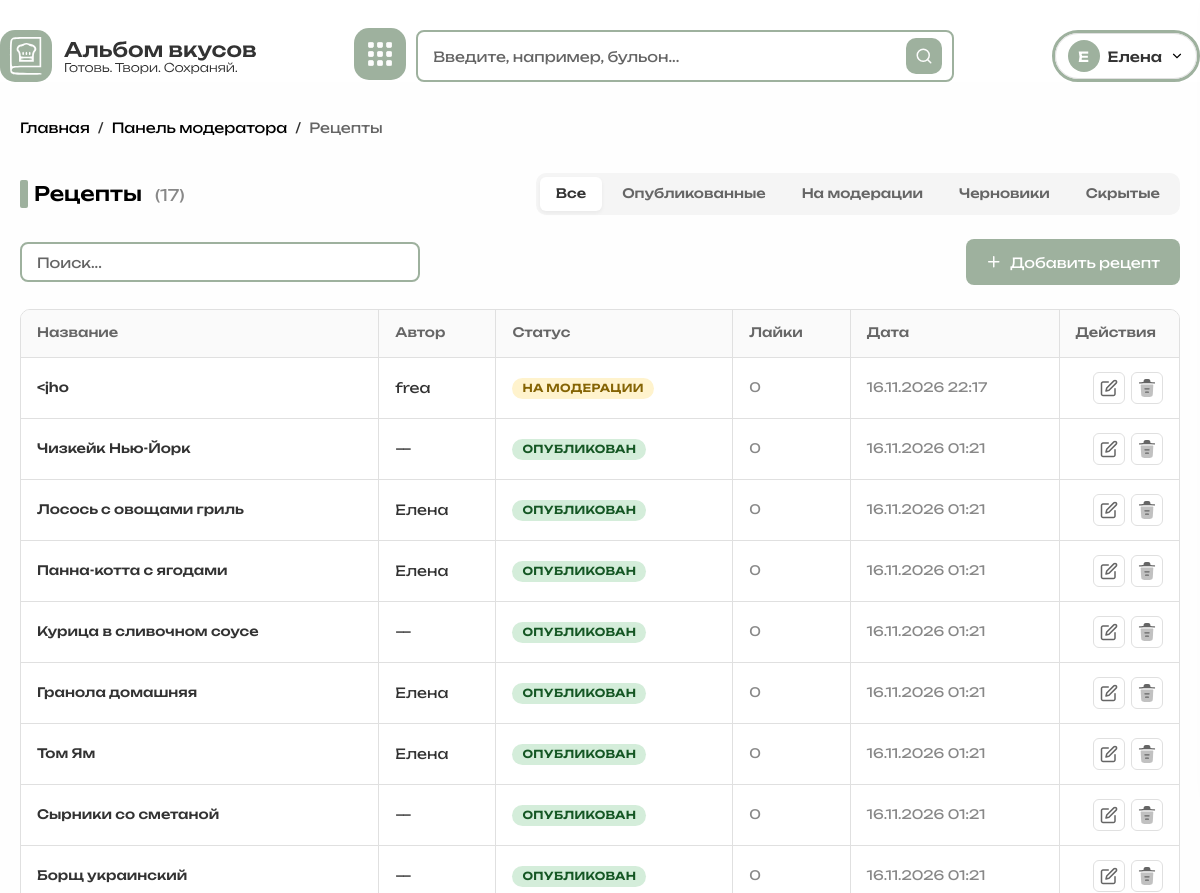
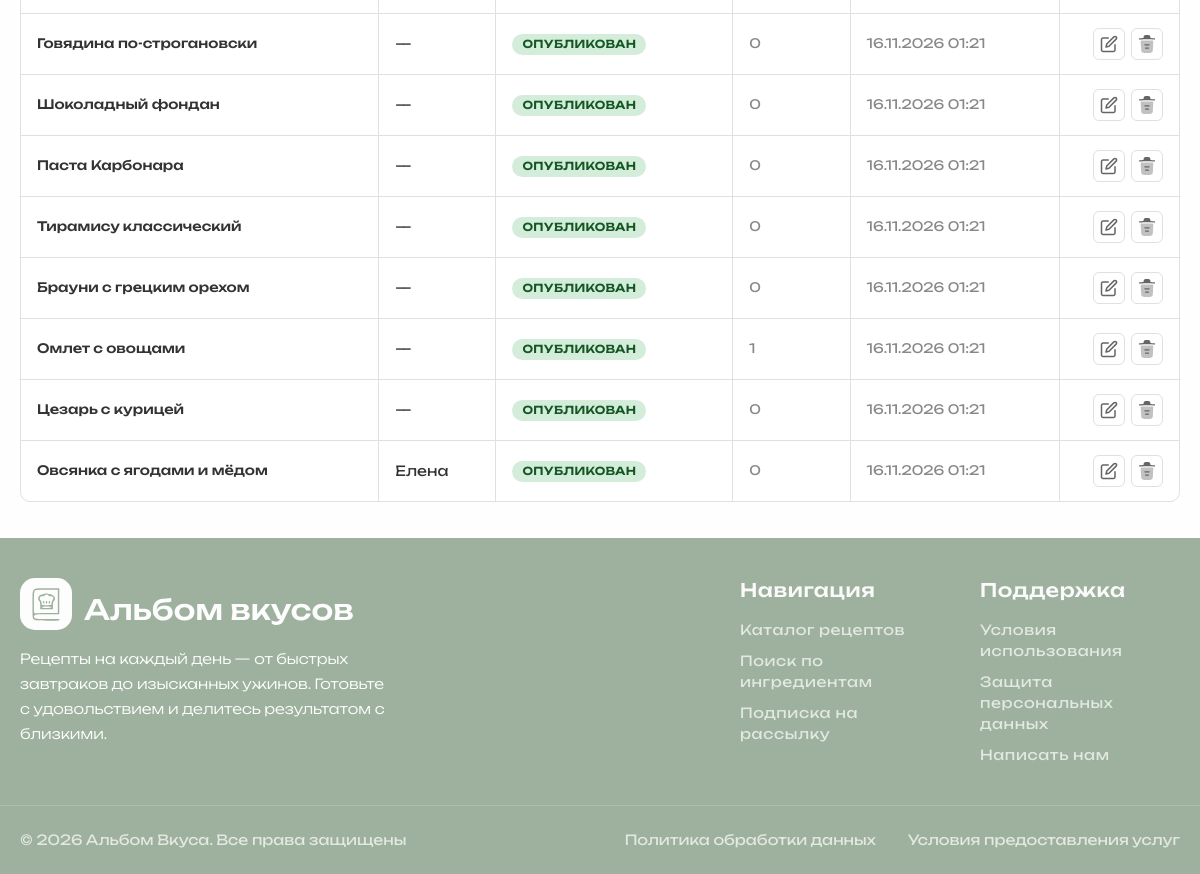
The app's page /?page=mod_list&entity=recipes (signed in) with its own data (2 pictures, top to bottom).
### tables this page shows
CREATE TABLE `users` (
  `id` char(36) NOT NULL DEFAULT (uuid()),
  `email` varchar(255) NOT NULL,
  `password_hash` varchar(255) NOT NULL,
  `username` varchar(50) NOT NULL,
  `avatar_url` text,
  `role` enum('user','admin','moderator') NOT NULL DEFAULT 'user',
  `created_at` datetime NOT NULL DEFAULT CURRENT_TIMESTAMP,
  `updated_at` datetime NOT NULL DEFAULT CURRENT_TIMESTAMP ON UPDATE CURRENT_TIMESTAMP
);

CREATE TABLE `recipes` (
  `id` char(36) NOT NULL DEFAULT (uuid()),
  `title` varchar(255) NOT NULL,
  `description` text,
  `cover_url` text,
  `author_id` char(36) DEFAULT NULL,
  `cooking_time` int DEFAULT NULL,
  `servings` int DEFAULT NULL,
  `calories` int DEFAULT NULL,
  `status` enum('draft','published','hidden','moderation') NOT NULL DEFAULT 'draft',
  `created_at` datetime NOT NULL DEFAULT CURRENT_TIMESTAMP,
  `updated_at` datetime NOT NULL DEFAULT CURRENT_TIMESTAMP ON UPDATE CURRENT_TIMESTAMP,
  `deleted_at` datetime DEFAULT NULL
);

### pages/moderator/mod_list.php (the view, shortened to what this page needs)
<?php
    global $connect;
    $entity = $_GET['entity'] ?? '';
    $status_filter = $_GET['status'] ?? 'all';
    $search_query = trim($_GET['q'] ?? '');
    $current_page = isset($_GET['p']) ? max(1, (int)$_GET['p']) : 1;
    $per_page = 20;
    $offset = ($current_page - 1) * $per_page;
    $entity_info = [
        'recipes'                => ['title' => 'Рецепты', 'add_text' => 'Добавить рецепт', 'add_url' => '?page=mod_form&entity=recipes'],
        'categories'             => ['title' => 'Категории', 'add_text' => 'Добавить категорию', 'add_url' => '?page=mod_form&entity=categories'],
        'ingredients'            => ['title' => 'Справочник ингредиентов', 'add_text' => '', 'add_url' => ''],
        'comments'               => ['title' => 'Комментарии', 'add_text' => '', 'add_url' => ''],
        'newsletter_subscribers' => ['title' => 'Подписчики рассылки', 'add_text' => '', 'add_url' => ''],
    ];
    $info = $entity_info[$entity];
    $items = [];
    $total = 0;
    $columns = [];
    switch ($entity) {
        case 'recipes':
            $where = ["r.deleted_at IS NULL"];
            $params = [];
            $where_sql = implode(" AND ", $where);
            $stmt = $connect->prepare("SELECT COUNT(*) FROM recipes r WHERE $where_sql");
            $stmt->execute($params);
            $total = (int)$stmt->fetchColumn();
            $sql = "SELECT r.id, r.title, r.status, r.created_at, r.cooking_time, r.calories,
                           u.username AS author_name, COUNT(DISTINCT uf.user_id) AS likes_count
                    FROM recipes r
                    LEFT JOIN users u ON r.author_id = u.id
                    LEFT JOIN user_favorites uf ON r.id = uf.recipe_id
                    WHERE $where_sql
                    GROUP BY r.id
                    ORDER BY r.created_at DESC
                    LIMIT $per_page OFFSET $offset";
            $stmt = $connect->prepare($sql);
            $stmt->execute($params);
            $items = $stmt->fetchAll(PDO::FETCH_ASSOC);
            $columns = [
                ['key' => 'title', 'label' => 'Название'],
                ['key' => 'author_name', 'label' => 'Автор'],
                ['key' => 'status', 'label' => 'Статус'],
                ['key' => 'likes_count', 'label' => 'Лайки'],
                ['key' => 'created_at', 'label' => 'Дата'],
            ];
            break;
    }
    function buildAdminListUrl($params) {
        $base = [
            'page' => 'mod_list',
            'entity' => $_GET['entity'] ?? 'recipes',
            'q' => $_GET['q'] ?? ''
        ];
        if (($base['entity'] ?? '') === 'recipes') {
            $base['status'] = $_GET['status'] ?? 'all';
        }
        return '?' . http_build_query(array_merge($base, $params));
    }
    function getStatusBadge($status) {
        return match ($status) {
            'published'  => '<span class="status-badge status-published">Опубликован</span>',
            'draft'      => '<span class="status-badge status-draft">Черновик</span>',
            'moderation' => '<span class="status-badge status-moderation">На модерации</span>',
            'hidden'     => '<span class="status-badge status-hidden">Скрыт</span>',
            default      => '—'
        };
    }
?>
<div class="container">
    <nav class="breadcrumbs">
        <a href="?page=main">Главная</a>
        <a href="?page=mod_panel">Панель модератора</a>
        <span><?= htmlspecialchars($info['title']) ?></span>
    </nav>
    <div class="admin_box">
        <div class="admin_body">
            <div class="admin_list_header">
                <h2 class="admin_main_categories_title">
                    <?= htmlspecialchars($info['title']) ?>
                    <span class="total_count">(<?= $total ?>)</span>
                </h2>
                <?php if ($entity === 'recipes'): ?>
                <div class="admin_status_tabs">
                    <a href="<?= buildAdminListUrl(['status' => 'all', 'p' => 1]) ?>"
                        class="status_tab <?= $status_filter === 'all' ? 'active' : '' ?>">Все</a>
                    <a href="<?= buildAdminListUrl(['status' => 'published', 'p' => 1]) ?>"
                        class="status_tab <?= $status_filter === 'published' ? 'active' : '' ?>">Опубликованные</a>
                    <a href="<?= buildAdminListUrl(['status' => 'moderation', 'p' => 1]) ?>"
                        class="status_tab <?= $status_filter === 'moderation' ? 'active' : '' ?>">На модерации</a>
                    <a href="<?= buildAdminListUrl(['status' => 'draft', 'p' => 1]) ?>"
                        class="status_tab <?= $status_filter === 'draft' ? 'active' : '' ?>">Черновики</a>
                    <a href="<?= buildAdminListUrl(['status' => 'hidden', 'p' => 1]) ?>"
                        class="status_tab <?= $status_filter === 'hidden' ? 'active' : '' ?>">Скрытые</a>
                </div>
                <?php endif; ?>
            </div>
            <div class="admin_toolbar">
                <form method="GET" class="search_input" style="flex:1; max-width:400px;">
                    <input type="search" name="q" value="<?= htmlspecialchars($search_query) ?>" placeholder="Поиск...">
                </form>
                <?php if (!empty($info['add_text'])): ?>
                <a href="<?= htmlspecialchars($info['add_url']) ?>" class="btn v1">
                    <img src="asset/img/icon_add.svg" alt="">
                    <span><?= htmlspecialchars($info['add_text']) ?></span>
                </a>
                <?php endif; ?>
            </div>
            <div class="products_table_wrapper">
                <table class="products_table">
                    <thead>
                        <tr>
                            <?php foreach ($columns as $col): ?>
                            <th><?= htmlspecialchars($col['label']) ?></th>
                            <?php endforeach; ?>
                            <th class="actions_col">Действия</th>
                        </tr>
                    </thead>
                    <tbody>
                        <?php if (!empty($items)): ?>
                        <?php foreach ($items as $item): ?>
                        <tr data-id="<?= htmlspecialchars($item['id']) ?>">
                            <?php foreach ($columns as $col):
                                $key = $col['key'];
                                $value = $item[$key] ?? '—';
                            ?>
                            <td>
                                <?php if ($key === 'title' && $entity === 'recipes'): ?>
                                <a href="?page=recipe&id=<?= $item['id'] ?>" class="table_link" target="_blank">
                                    <?= htmlspecialchars(mb_strimwidth($value, 0, 60, '...')) ?>
                                </a>
                                <?php elseif ($key === 'text' && $entity === 'comments'): ?>
                                <div class="comment_preview">
                                    <?= htmlspecialchars(mb_strimwidth($value, 0, 100, '...')) ?></div>
                                <?php elseif ($key === 'status'): ?>
                                <?= getStatusBadge($value) ?>
                                <?php elseif ($key === 'created_at' && !empty($value)): ?>
                                <?= date('d.m.Y H:i', strtotime($value)) ?>
                                <?php elseif ($key === 'recipe_title' && $entity === 'comments'): ?>
                                <a href="?page=recipe&id=<?= $item['recipe_id'] ?>" target="_blank" class="table_link">
                                    <?= htmlspecialchars(mb_strimwidth($value, 0, 40, '...')) ?>
                                </a>
                                <?php else: ?>
                                <?= htmlspecialchars($value) ?>
                                <?php endif; ?>
                            </td>
                            <?php endforeach; ?>
                            <td class="actions_col">
                                <div class="table_actions">
                                    <?php if ($entity === 'comments'): ?>
                                    <a href="?page=mod_list&entity=comments&action=delete&id=<?= $item['id'] ?>"
                                        class="action_btn" title="Удалить комментарий"
                                        onclick="return confirm('Вы уверены, что хотите удалить этот комментарий? Это действие нельзя отменить.');">
                                        <img src="/asset/img/icon_trash.svg" alt="Удалить">
                                    </a>
                                    <?php elseif (in_array($entity, ['recipes','categories', 'ingredients'])): ?>
                                    <a href="?page=mod_form&entity=<?= $entity ?>&id=<?= $item['id'] ?>"
                                        class="action_btn" title="Редактировать">
                                        <img src="/asset/img/icon_edit.svg" style="width:18px; height:18px;"
                                            alt="Редактировать">
                                    </a>
                                    <a href="?page=mod_list&entity=<?= $entity ?>&action=delete&id=<?= $item['id'] ?>"
                                        class="action_btn" title="Удалить"
                                        onclick="return confirm('Вы уверены, что хотите удалить эту запись? Это действие нельзя отменить.');">
                                        <img src="/asset/img/icon_trash.svg" alt="Удалить">
                                    </a>
                                    <?php endif; ?>
                                </div>
                            </td>
                        </tr>
                        <?php endforeach; ?>
                        <?php endif; ?>
                    </tbody>
                </table>
            </div>
        </div>
    </div>
</div>

### includes/header.php (shortened to what this page needs)
<?php
    global $connect;
    $is_logged_in = isset($_SESSION['user_id']) && !empty($_SESSION['user_id']);
    $username = '';
    $avatar_letter = '';
    $user = null;
    if ($is_logged_in) {
        $stmt = $connect->prepare("
            SELECT username, avatar_url, role
            FROM users
            WHERE id = ?
        ");
        $stmt->execute([$_SESSION['user_id']]);
        $user = $stmt->fetch(PDO::FETCH_ASSOC);
        if ($user) {
            $username = $user['username'];
            $avatar_letter = mb_strtoupper(mb_substr($username, 0, 1));
        } else {
            $is_logged_in = false;
            session_unset();
            session_destroy();
        }
    }
?>
<header class="v2 desktop_header">
    <div class="header_container">
        <a href="?page=main">
            <div class="logo_container"></div>
        </a>
        <div class="search_block">
            <a href="?page=categories"><button class="menu_btn" aria-label="Категории"></button></a>
            <div class="search_input" id="headerSearchWrapper">
                <form class="header_search_form" id="headerSearchForm">
                    <input type="text" name="q" placeholder="Введите, например, бульон..." id="headerSearchInput"
                        autocomplete="off">
                </form>
            </div>
        </div>
        <div class="auth_buttons">
            <?php if ($is_logged_in): ?>
            <div class="user_menu" id="userMenu">
                <button class="user_menu_toggle" id="userMenuToggle" aria-label="Меню пользователя">
                    <div class="user_avatar_mini">
                        <?php if (!empty($user['avatar_url'])): ?>
                        <img class='profile_avatar' src="<?= htmlspecialchars($user['avatar_url']) ?>" alt="Аватар">
                        <?php else: ?>
                        <span><?= htmlspecialchars($avatar_letter) ?></span>
                        <?php endif; ?>
                    </div>
                    <span class="user_name_mini"><?= htmlspecialchars($username) ?></span>
                    <svg class="chevron_mini" width="14" height="14" viewBox="0 0 24 24" fill="none"
                        stroke="currentColor" stroke-width="2" stroke-linecap="round">
                        <polyline points="6 9 12 15 18 9" />
                    </svg>
                </button>
            </div>
            <?php else: ?>
            <a href="#" class="auth-btn active" id="loginBtn">Войти</a>
            <a href="#" class="auth-btn" id="registerBtn">Регистрация</a>
            <?php endif; ?>
        </div>
    </div>
</header>

### records on screen
users: username "Е", username "Елена"
recipes: title "<jho", author.username "frea", status "НА МОДЕРАЦИИ", value "0", created_at "16.11.2026 22:17"
recipes: title "Чизкейк Нью-Йорк", value "—", status "ОПУБЛИКОВАН", value "0", created_at "16.11.2026 01:21"
recipes: title "Лосось с овощами гриль", author.username "Елена", status "ОПУБЛИКОВАН", value "0", created_at "16.11.2026 01:21"
recipes: title "Панна-котта с ягодами", author.username "Елена", status "ОПУБЛИКОВАН", value "0", created_at "16.11.2026 01:21"
recipes: title "Курица в сливочном соусе", value "—", status "ОПУБЛИКОВАН", value "0", created_at "16.11.2026 01:21"
recipes: title "Гранола домашняя", author.username "Елена", status "ОПУБЛИКОВАН", value "0", created_at "16.11.2026 01:21"
recipes: title "Том Ям", author.username "Елена", status "ОПУБЛИКОВАН", value "0", created_at "16.11.2026 01:21"
recipes: title "Сырники со сметаной", value "—", status "ОПУБЛИКОВАН", value "0", created_at "16.11.2026 01:21"
recipes: title "Борщ украинский", value "—", status "ОПУБЛИКОВАН", value "0", created_at "16.11.2026 01:21"
recipes: title "Говядина по-строгановски", value "—", status "ОПУБЛИКОВАН", value "0", created_at "16.11.2026 01:21"
recipes: title "Шоколадный фондан", value "—", status "ОПУБЛИКОВАН", value "0", created_at "16.11.2026 01:21"
recipes: title "Паста Карбонара", value "—", status "ОПУБЛИКОВАН", value "0", created_at "16.11.2026 01:21"
recipes: title "Тирамису классический", value "—", status "ОПУБЛИКОВАН", value "0", created_at "16.11.2026 01:21"
recipes: title "Брауни с грецким орехом", value "—", status "ОПУБЛИКОВАН", value "0", created_at "16.11.2026 01:21"
recipes: title "Омлет с овощами", value "—", status "ОПУБЛИКОВАН", value "1", created_at "16.11.2026 01:21"
recipes: title "Цезарь с курицей", value "—", status "ОПУБЛИКОВАН", value "0", created_at "16.11.2026 01:21"
recipes: title "Овсянка с ягодами и мёдом", author.username "Елена", status "ОПУБЛИКОВАН", value "0", created_at "16.11.2026 01:21"

### other values on screen
$info['title'] "Рецепты"
$total "17"
$info['add_text'] "Добавить рецепт"
$col['label'] "Название"
$col['label'] "Автор"
$col['label'] "Статус"
$col['label'] "Лайки"
$col['label'] "Дата"
